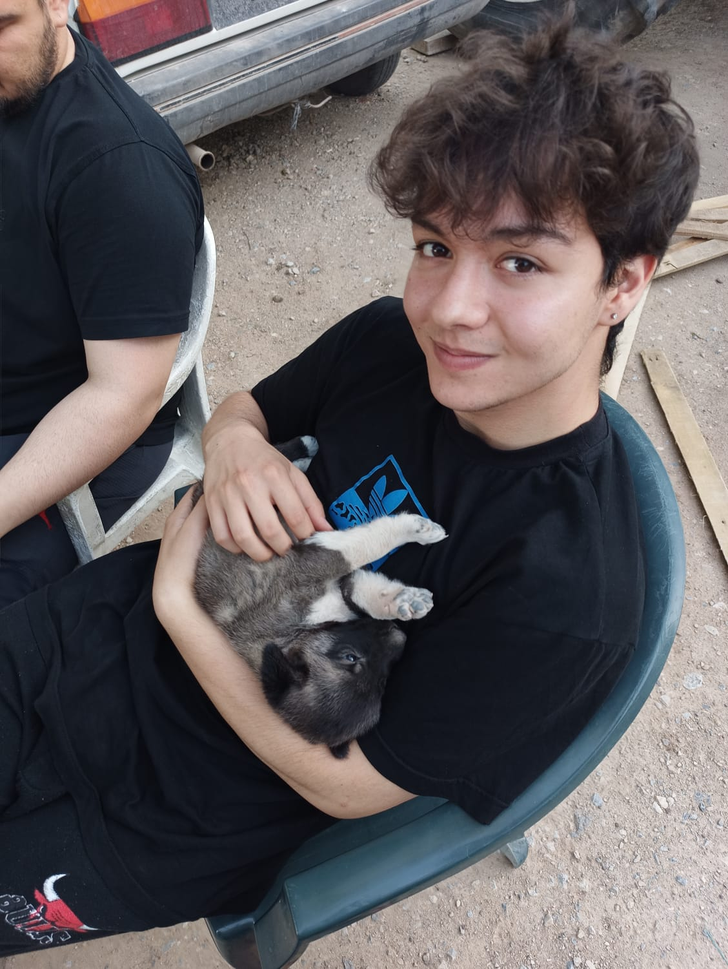
#> input picture image_processing/adaptive_thresholding/kerem.png, 728 x 969 px, shrunk from 1128 x 1500 before the run
$ python adaptive_thresholding.py
#> lines starting #> are read from the running program, lines starting #| are printed output that depends on the picture; after the words box and inside, x2 and y2 are one past the last pixel; in counts of white or black regions, pixels touching at a corner belong together
# THRESHOLD (EŞİKLEME)
# Görüntü bölütleme amacı için kullanılan en önemli yaklaşımlardan birisidir. Birçok görüntü
# analizi uygulamasında ön işlem olarak tercih edilir.
# Threshold (Eşikleme) objelerin arkaplandan ayrılması işlemidir ve en basit bölütleme (segmentation) yöntemidir.
# Nesneleri arka plandan ayırmak için en kolay yol, histogramdan göreceli olarak belirlenen bir T eşik değeri ile görüntüdeki piksel değerlerini karşılaştırmak olacaktır.
# Eşikleme Yöntemleri: 1.Bütünsel Eşikleme Yöntemleri(Global Binarization Methods), 2.Yerel Uyarlamalı Eşikleme Yöntemleri (Locally Adaptive Binarization Methods).
# 1.Bütünsel eşikleme yöntemleri: tüm görüntü için tek bir eşik (threshold) değeri hesaplar. Eşik değerinden daha koyu gri seviyesine sahip olan pikseller
# baskı (print, siyah) olarak etiketlenir. Aksi takdirde arka plan (background, beyaz) olarak etiketlenir.
# 2.Yerel Uyarlamalı Eşikleme Yöntemleri: bir pikselin komşuluğundaki bilgileri temel alarak her bir piksel için bir eşik değeri hesaplar. Bazı yöntemler tüm görüntü
# üzerinde bir eşik değeri hesaplar. Eğer giriş görüntüsündeki bir (x, y) pikseli (x, y)’de hesaplanan eşik yüzeyinden daha yüksek gri seviyesine sahipse bu (x, y) pikseli
# arka plan olarak etiketlenir. Aksi halde baskı olarak etiketlenir.
# Şimdi kullanacağımız yöntem olan Adaptive Threshold, yerel eşikleme yöntemidir.

# Depending on your project, leveraging adaptive thresholding can enable you to:
# 1.Obtain better segmentation than using global thresholding methods, such as basic thresholding and Otsu thresholding.
# 2.Avoid the time consuming and computationally expensive process of training a dedicated Mask R-CNN or U-Net segmentation network.

# What is adaptive thresholding? And how is adaptive threshold different from “normal” thresholding?
# Basit eşikleme yöntemleri kullanmanın dezavantajlarından biri, eşik değerimizi manuel olarak sağlamamızın gerekmesidir.
# Ayrıca, iyi bir T değeri bulmak birçok manuel deney ve parametre ayarlaması gerektirebilir ve bu da çoğu durumda pratik değildir.
# Bu sorunun üstesinden gelmek için, piksellerin küçük komşularını dikkate alan ve daha sonra her bir komşu için en uygun eşik değeri T'yi bulan
# uyarlanabilir eşiklemeyi (adaptive thresholding) kullanabiliriz.

# ADAPTIVE THRESHOLDING: Apply adaptive thresholding based on Local features over an image.
# Adaptif eşiklemede, resmin küçük bir bölgesi için eşik değeri hesaplanır. Bu nedenle aynı
# görüntünün farklı bölgelerinde farklı eşikler elde ediyoruz ve farklı aydınlatmalara sahip
# görüntüler için daha iyi sonuç vermektedir.

# Adaptif eşiklemede, eşik değerinin nasıl hesaplanacağına karar veren iki yöntem mevcuttur.
# ADAPTIVE_THRESH_MEAN_C: Eşik değeri komşu piksellerin alanlarının ortalamasıdır.
# ADAPTIVE_THRESH_GAUSSIAN_C: Eşik değeri, ağırlıkların bir gaussian penceresi olduğu komşuluk
# değerlerinin ağırlıklı toplamıdır.


# import required libraries
import cv2

# Read the original image
# The input (original image) is
# loaded and read with opencv imread command
original_image = cv2.imread('kerem.png')  #original image
#> original_image is the input picture: shape (969, 728, 3); mean B, G, R 94, 91.9, 96.5

# convert the image in grayscale
img = cv2.cvtColor(original_image, cv2.COLOR_BGR2GRAY)
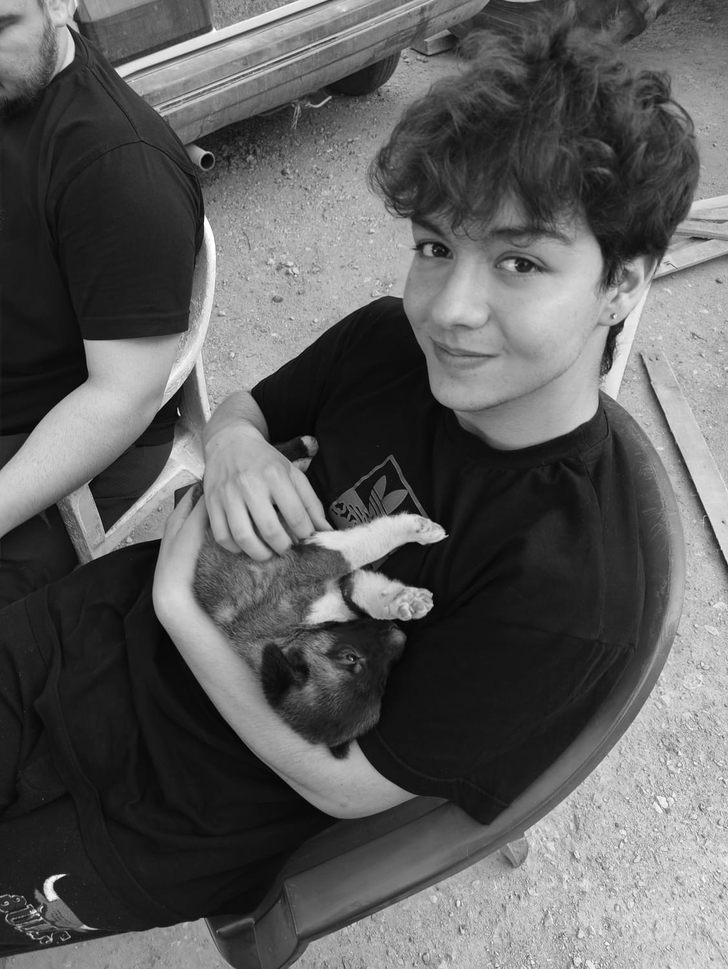
#> img: shape (969, 728); min 0, max 255, mean 93.5

# we get output to make sure the image is read
cv2.imshow('Original Image', original_image)
cv2.waitKey(0)

# applying different thresholding
# techniques on the input image:

# adaptive mean
thresh1 = cv2.adaptiveThreshold(img, 255, cv2.ADAPTIVE_THRESH_MEAN_C, # 255: eşikleme sonucunda beyaz olarak işaretlenen piksellerin yoğunluğunu ifade eder.
                                          cv2.THRESH_BINARY, 199, 5)  # 199: adaptif eşiklemenin hesaplanmasında kullanılan yerel eşik değerini temsil eder. Yani, bu değer,
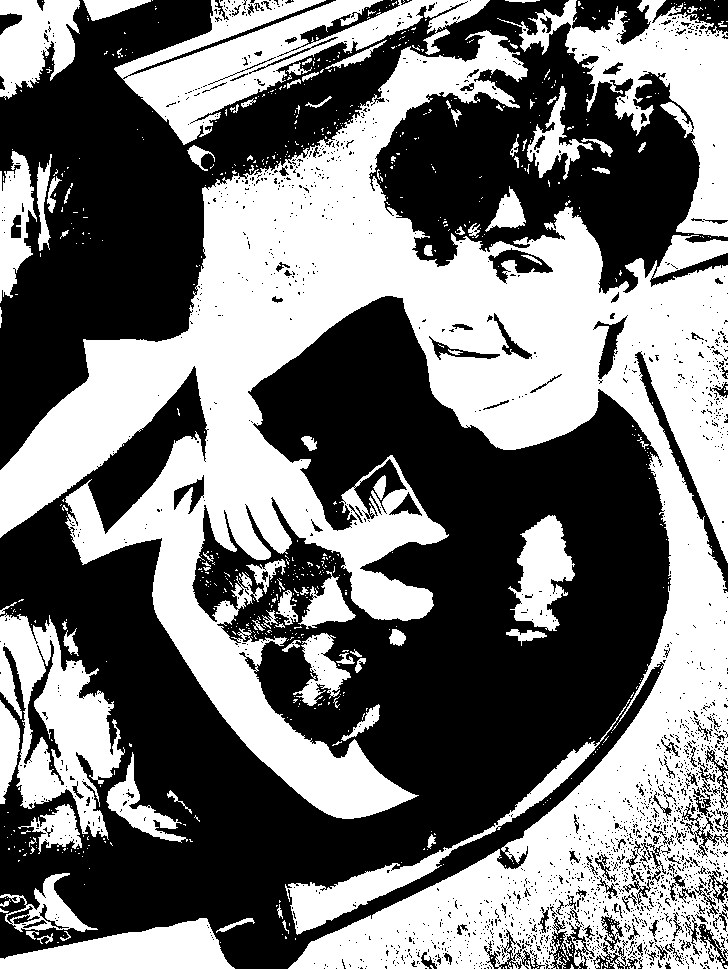
#> thresh1: shape (969, 728); 46.3% white; 739 white regions (647 under 20 px), largest, box (x1, y1, x2, y2) and area: (0, 30, 728, 969) 229732, (114, 0, 490, 145) 18237, (497, 0, 728, 237) 16847
                                                                      # piksellerin çevresindeki belirli bir bölgedeki ortalamayı hesaplarken kullanılan eşik değerini ifade eder.
                                                                      # 5:  Bu değer ise adaptif eşiklemenin etkili olabilmesi için kullanılan bölge boyutunu belirtir.
                                                                      # Yani, ortalama hesaplamalarının hangi boyutta bir pencere kullanılarak yapılacağını gösterir.
                                                                      # 5, bu hesaplamaların 5x5 piksellik bir pencere kullanılarak gerçekleştirileceğini ifade eder.
cv2.imshow('Adaptive Mean', thresh1)# the window showing output images

# adaptive gaussian
thresh2 = cv2.adaptiveThreshold(img, 255, cv2.ADAPTIVE_THRESH_GAUSSIAN_C,
                                          cv2.THRESH_BINARY, 199, 5)
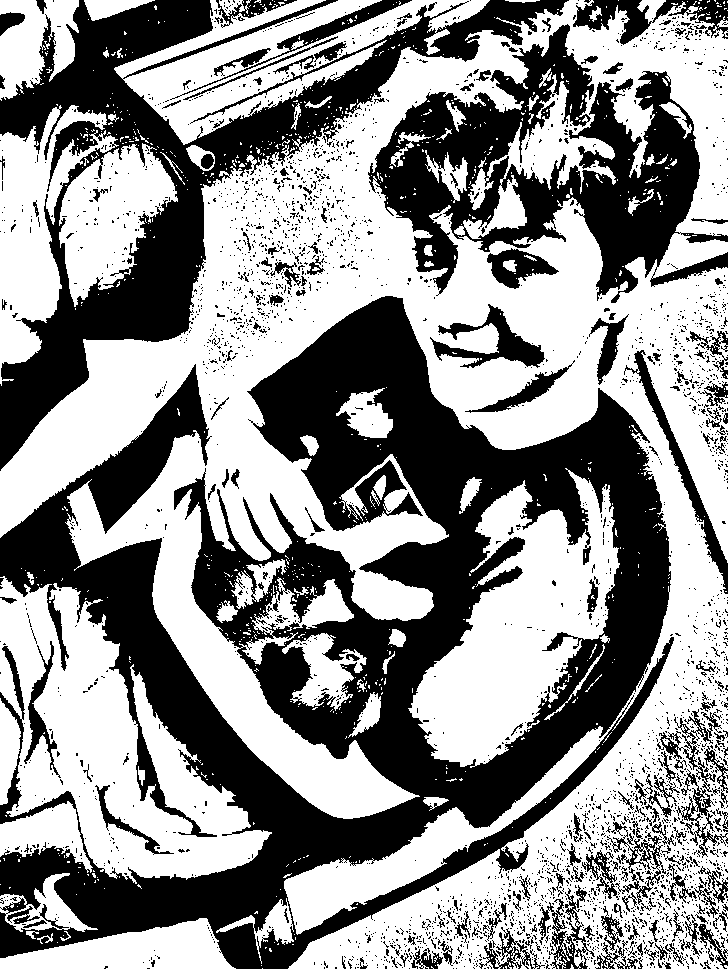
#> thresh2: shape (969, 728); 56.5% white; 3114 black regions (2909 under 20 px), largest, box (x1, y1, x2, y2) and area: (0, 296, 674, 969) 171063, (0, 0, 569, 471) 53659, (368, 24, 728, 303) 38786
cv2.imshow('Adaptive Gaussian', thresh2) # the window showing output images

# De-allocate any associated memory usage
if cv2.waitKey(0) & 0xff == 27:  # press esc to close the window
#> (key Esc is pressed here)
    cv2.destroyAllWindows()
